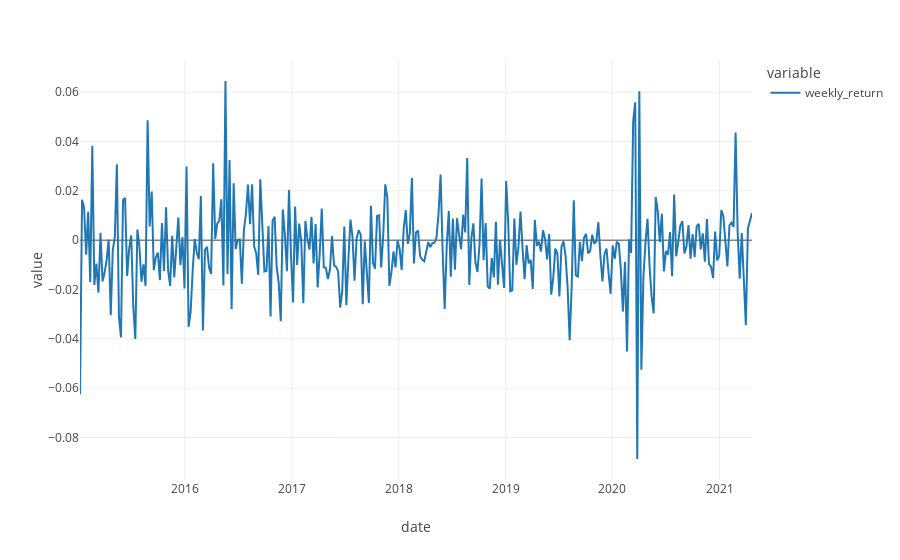

The notebook cell saved with this chart:
### Code cell
df_ret.plot()

### Figure 1 — Plotly figure (JSON) as saved in the notebook; plotly's stock layout.template omitted (floating-point values rounded to 4 significant figures; data arrays with more than 128 entries replaced by an {"elided": "..."} marker saying what was removed)
{"data": [{"hovertemplate": "variable=weekly_return<br>date=%{x}<br>value=%{y}<extra></extra>", "legendgroup": "weekly_return", "line": {"color": "#1F77B4", "dash": "solid"}, "mode": "lines", "name": "weekly_return", "orientation": "v", "showlegend": true, "type": "scatter", "x": {"elided": "329 str values"}, "xaxis": "x", "y": {"elided": "329 float values"}, "yaxis": "y"}], "layout": {"legend": {"title": {"text": "variable"}, "tracegroupgap": 0}, "margin": {"t": 60}, "xaxis": {"anchor": "y", "domain": [0, 1], "title": {"text": "date"}}, "yaxis": {"anchor": "x", "domain": [0, 1], "title": {"text": "value"}}}}
